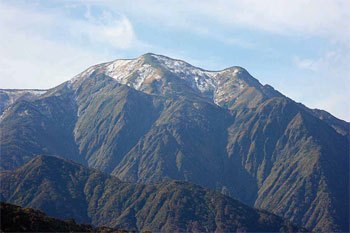
#> input picture hama.jpg, 350 x 233 px
$ jupyter execute --allow-errors 190726_Lasso_ADMM.ipynb
#> lines starting #> are read from the running program, lines starting #| are printed output that depends on the picture
<a href="https://colab.research.google.com/github/Daisuke0209/sparse_modeling/blob/master/190530_Lasso_ADMM.ipynb" target="_parent"></a>

# Lasso_ADMMの使い方
ハカルスが提供しているスパースモデリング用のライブラリspm-imageの中のadmm.pyに関して使い方を説明する。

## 1.概要-admm.pyとは-
admm.pyは一般化LASSOを解くためのアルゴリズムであるADMM(alternating direction method of multipliers)を利用するためのソフトである

## 2.一般化LASSOとは
一般化LASSOとは以下のような最適化問題である。
$$
\min_{w\in \mathbb R^N} \frac{1}{2N}||X w-y||^2_2+\alpha ||Dw||_1
$$
ここで、$X \in \mathbb R^{M\times N},y\in \mathbb R^M,D\in \mathbb R^{N\times N},\alpha \in \mathbb R$。
また、$u\in \mathbb R^N$としたとき、
$$
\begin{align*}
l^2ノルム:&||u||_2 =\sqrt{ \sum_{i=1}^{N} u_i^2 }\\
l^1ノルム:&||u||_1 = \sum_{i=1}^N |u_i|
\end{align*}
$$
となる。

## 3. 一般化LASSOの解法
一般化LASSOの解法として、次の繰り返し計算による方法が知られている。
<dl class="theorem">
<dt>一般化LASSOを解くためのADMMアルゴリズム</dt>
<dd>初期ベクトル$z[0],h[0] \in \mathbb R^M$および正数$\rho >0$を与えて、以下を繰り返す。
$$
\begin{align*}
&w[k+1]=(X^TX+\rho D^TD)^{-1}(X^Ty+\rho D^T(z[k]-h[k]))\\
&z[k+1]=S(Dw[k+1]+h[k],thres)\\
&h[k+1]=h[k]+Dx[k+1]-z[k+1]
\end{align*}
$$
目的関数
$$
I(w)={2N}||X w-y||^2_2+\alpha ||Dw||_1
$$
があらかじめ与えた閾値$tol>0$を下回る、もしくは繰り返し回数がある回数まで達するまで、上を繰り返す。
ここで、$S(u,thres)$はソフト閾値関数というものであり、以下で定義される。
$$
\begin{equation*}
    S(w,thres) =
\begin{cases}
    -w+thres  & w<-thres\\
   0 & -thres \leq w \leq thres \\
   w-thres  & w>thres
\end{cases}
\end{equation*}
$$
($w$がベクトルの場合は、各々の成分に対して上の計算を実行する)
</dd>
</dl>

## 4. 一般化LASSOの実例（画像のノイズ除去）
一般化LASSOの応用例を一つ紹介する。画像のノイズ除去を行う。まず、ノイズが混入した画像$Y=[y_1, \cdots ,y_N]\in \mathbb R ^{N\times N}(y_i\in \mathbb R^N)$を考える。行列$Y$の各列$y_i$に対して、以下の最適化問題を解く。
$$
\min_{x\in \mathbb R^N} ||y_i-x||_2^2+\alpha \sum_{i=1}^N |x_{i+1}-x_i|
$$
上記最適化問題の第一項目は、ノイズの混入した観測データとなるべく近いデータ$x$を見つけるための項である。一方、第二項は隣り合うピクセルで画素値があまり変わらないことを求める項であり、**全変動**と呼ばれる。この問題は、一般化LASSOにおける、$X=I$、また、

$$
D=
\begin{bmatrix}
-1&1&0&\cdots&0\\
0&-1&1&\ddots&\vdots\\
\vdots&\ddots&\ddots&\ddots&0\\
0&\cdots&0&-1&1\\
0&\cdots&0&0&1\\
\end{bmatrix}
$$
の場合に相当する。

## 5. spm-imageによる画像のノイズ除去の実装

### 5-1. spm-imageライブラリのインストール

[cell 1]
from logging import getLogger
from abc import abstractmethod
from typing import Tuple

import numpy as np
import scipy as sp

#> (the rest of this cell did not finish here and is left out)

#> (a cell that did not finish here is left out)

### 5-3. ライブラリのインポート

[cell 3]
import cv2
import urllib.request as req
import numpy as np
import matplotlib.pyplot as plt
from numpy.random import *

### 5-4. 画像の読み込み

[cell 4]
url="https://i2.wp.com/www.yunotani.or.jp/wp-content/uploads/2011/02/komagatake1.jpg?w=590"
local="hama.jpg"
req.urlretrieve(url, local)
#> (this line was passed over: the network is not available in this run)
img=cv2.imread("hama.jpg")
#> img is the input picture: shape (233, 350, 3); mean B, G, R 154.2, 131.7, 114.5
plt.figure(figsize=(20,10))
plt.imshow(cv2.cvtColor(img, cv2.COLOR_BGR2RGB))

print(img.shape)
#| (233, 350, 3)
l=img.shape[0]
#> l = 233
m=img.shape[1]
#> m = 350

### 5-5. 画像のモノクロ化

[cell 5]
gry=cv2.cvtColor(img, cv2.COLOR_BGR2GRAY)
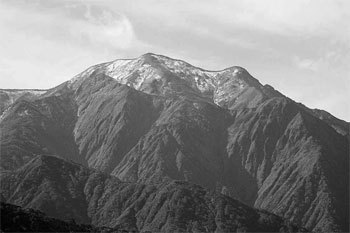
#> gry: shape (233, 350); min 0, max 255, mean 129.1
plt.gray()
plt.figure(figsize=(20,10))
plt.imshow(gry)

gry.shape
#> Out = (233, 350)

### 5-6.画像にノイズ付与

[cell 6]
def addGaussianNoise(src):
    row,col= src.shape
#> row = 233; col = 350
    mean = 0
    var = 0.1
    sigma = 15
    gauss = np.random.normal(mean,sigma,(row,col))
    gauss = gauss.reshape(row,col)
    noisy = src + gauss/2
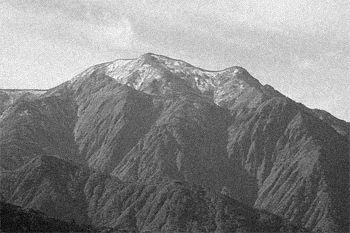
#> noisy: shape (233, 350) float64; min -19.17, max 261.1, mean 129.1; drawn with min black and max white

    return noisy

gry_noize=addGaussianNoise(gry)

plt.gray()
plt.figure(figsize=(20,10))
plt.imshow(gry_noize, vmin = 0, vmax = 255)

print(gry_noize.shape)
#| (233, 350)

[cell 7]
X=np.eye(m)
def run_fused_lasso(a,a1,a2):
    clf=FusedLassoADMM(alpha=a, fit_intercept=False,sparse_coef=a1, trend_coef=a2, tol=1e-8)
    x=[]

    for i in range(l):
        if i%100==0:
            print(i)
        y=gry_noize[i,:]
        clf.fit(X,y)
        x.append(clf.coef_)
    x=np.array(x)

    plt.figure(figsize=(20,10))
    plt.imshow(x,vmin=0,vmax=255)

    return x

#> (a cell that did not finish here is left out)

#> (a cell that did not finish here is left out)


sparse_coefを大きくすると、出力結果のスパース性が強くなる（暗くなる）

#> (a cell that did not finish here is left out)
